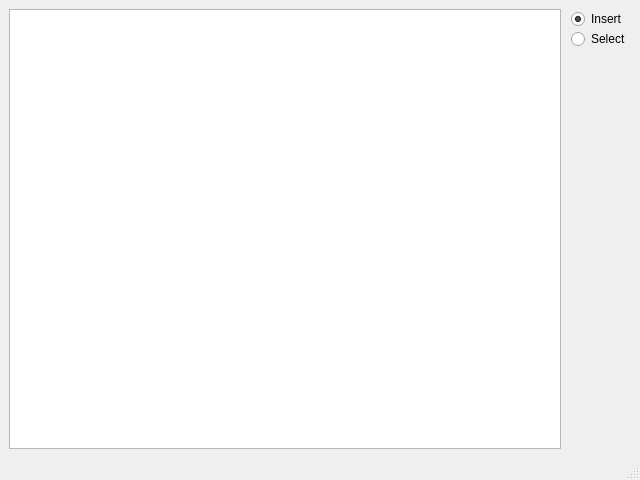
<?xml version="1.0" encoding="UTF-8"?>
<ui version="4.0">
 <class>MainWindow</class>
 <widget class="QMainWindow" name="MainWindow">
  <property name="geometry">
   <rect>
    <x>0</x>
    <y>0</y>
    <width>640</width>
    <height>480</height>
   </rect>
  </property>
  <property name="mouseTracking">
   <bool>false</bool>
  </property>
  <property name="windowTitle">
   <string>MX Quadtree</string>
  </property>
  <widget class="QWidget" name="centralwidget">
   <property name="enabled">
    <bool>true</bool>
   </property>
   <property name="mouseTracking">
    <bool>false</bool>
   </property>
   <property name="focusPolicy">
    <enum>Qt::NoFocus</enum>
   </property>
   <layout class="QHBoxLayout" name="horizontalLayout">
    <property name="spacing">
     <number>10</number>
    </property>
    <item>
     <widget class="QGraphicsView" name="view">
      <property name="enabled">
       <bool>true</bool>
      </property>
      <property name="sizePolicy">
       <sizepolicy hsizetype="Expanding" vsizetype="Expanding">
        <horstretch>0</horstretch>
        <verstretch>0</verstretch>
       </sizepolicy>
      </property>
      <property name="minimumSize">
       <size>
        <width>0</width>
        <height>0</height>
       </size>
      </property>
      <property name="mouseTracking">
       <bool>true</bool>
      </property>
      <property name="interactive">
       <bool>true</bool>
      </property>
     </widget>
    </item>
    <item>
     <layout class="QVBoxLayout" name="verticalLayout" stretch="0,0,0">
      <property name="spacing">
       <number>0</number>
      </property>
      <property name="sizeConstraint">
       <enum>QLayout::SetDefaultConstraint</enum>
      </property>
      <item>
       <widget class="QRadioButton" name="add">
        <property name="text">
         <string>Insert</string>
        </property>
        <property name="checked">
         <bool>true</bool>
        </property>
       </widget>
      </item>
      <item>
       <widget class="QRadioButton" name="select">
        <property name="text">
         <string>Select</string>
        </property>
       </widget>
      </item>
      <item>
       <spacer name="verticalSpacer">
        <property name="orientation">
         <enum>Qt::Vertical</enum>
        </property>
        <property name="sizeHint" stdset="0">
         <size>
          <width>20</width>
          <height>40</height>
         </size>
        </property>
       </spacer>
      </item>
     </layout>
    </item>
   </layout>
  </widget>
  <widget class="QStatusBar" name="statusbar"/>
  <widget class="QMenuBar" name="menubar">
   <property name="geometry">
    <rect>
     <x>0</x>
     <y>0</y>
     <width>640</width>
     <height>21</height>
    </rect>
   </property>
  </widget>
 </widget>
 <resources/>
 <connections/>
</ui>
